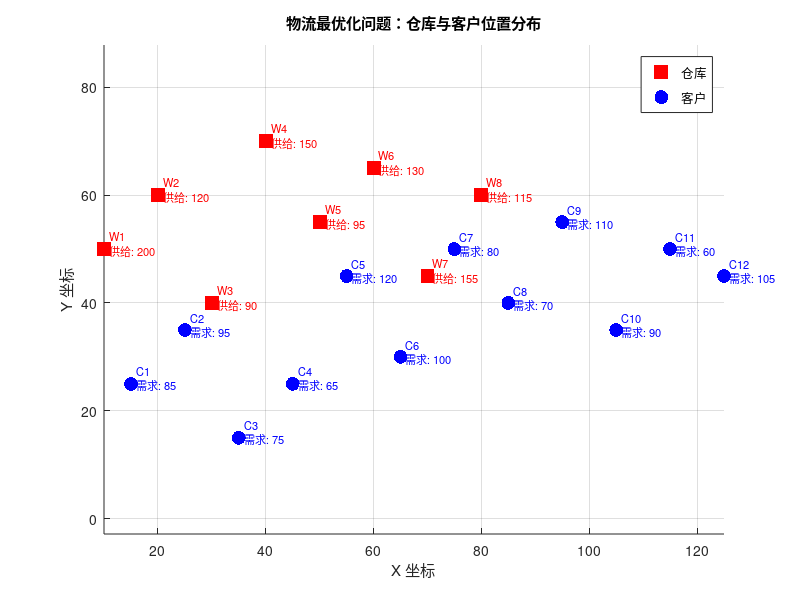

The MATLAB script that drew this image:
% 从 'logistics_data.mat' 文件加载变量
load('logistics_data.mat');

% 验证变量是否已加载
disp('变量已成功从 logistics_data.mat 文件加载：');
disp(['仓库个数 (supply_num): ', num2str(supply_num)]);
disp(['客户个数 (client_num): ', num2str(client_num)]);
disp('仓库供给量 (supply):');
disp(supply);
disp('客户需求量 (demand):');
disp(demand);

node_num = supply_num + client_num; % 总节点数

% 创建一个新的图形窗口
figure;
hold on;

% 绘制仓库位置
scatter(nodes(1:supply_num, 1), nodes(1:supply_num, 2), 100, 'r', 's', 'filled', 'DisplayName', '仓库');
% 'r' 表示红色，'s' 表示方形标记，'filled' 表示填充颜色

% 绘制客户位置
scatter(nodes(supply_num+1:end, 1), nodes(supply_num+1:end, 2), 100, 'b', 'o', 'filled', 'DisplayName', '客户');
% 'b' 表示蓝色，'o' 表示圆形标记，'filled' 表示填充颜色

% 为每个仓库添加标签，显示其编号和供给量
for i = 1:supply_num
    text(nodes(i,1) + 1, nodes(i,2) + 1, sprintf('W%d\n供给: %d', i, supply(i)), 'FontSize', 8, 'Color', 'r');
end

% 为每个客户添加标签，显示其编号和需求量
for i = 1:client_num
    node_idx = supply_num + i;
    text(nodes(node_idx,1) + 1, nodes(node_idx,2) + 1, sprintf('C%d\n需求: %d', i, demand(i)), 'FontSize', 8, 'Color', 'b');
end

% 设置图形标题和轴标签
title('物流最优化问题：仓库与客户位置分布');
xlabel('X 坐标');
ylabel('Y 坐标');

% 显示图例
legend('Location', 'best');

% 设置轴比例相等，以保持图形比例
axis equal;

grid on;

hold off; 
